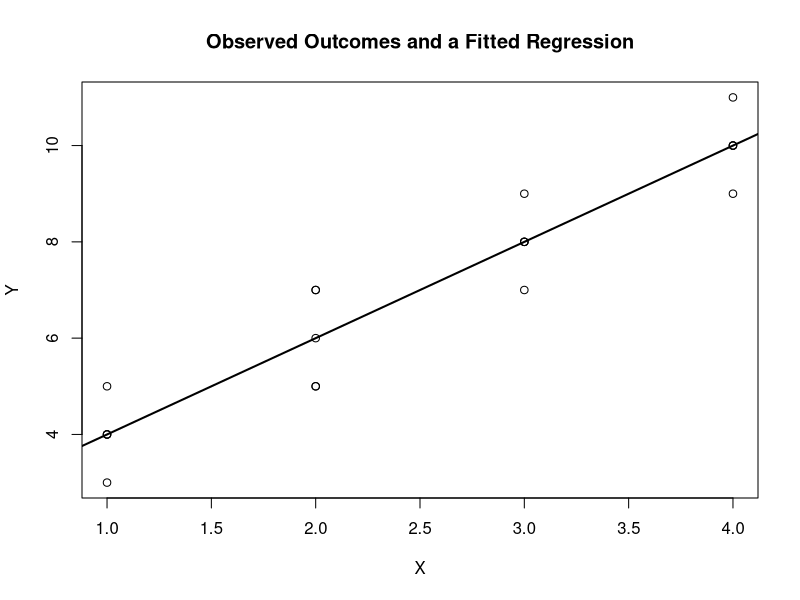
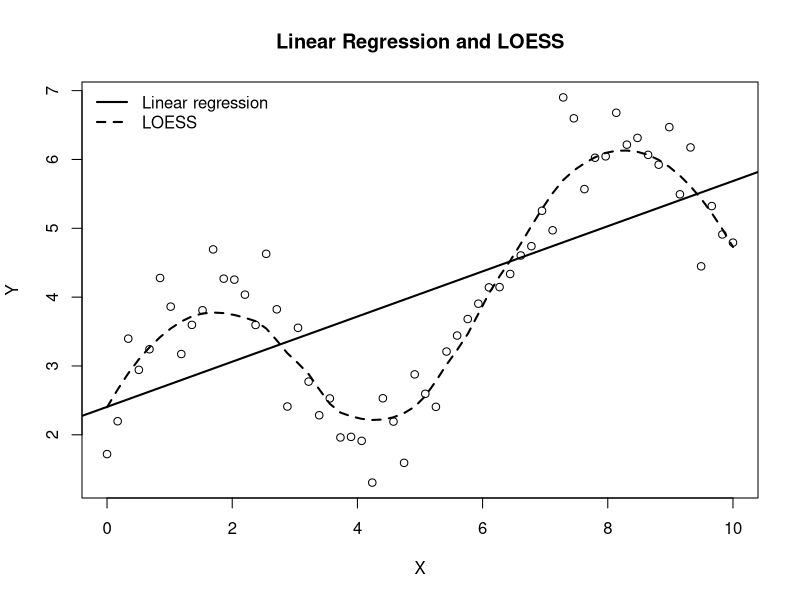
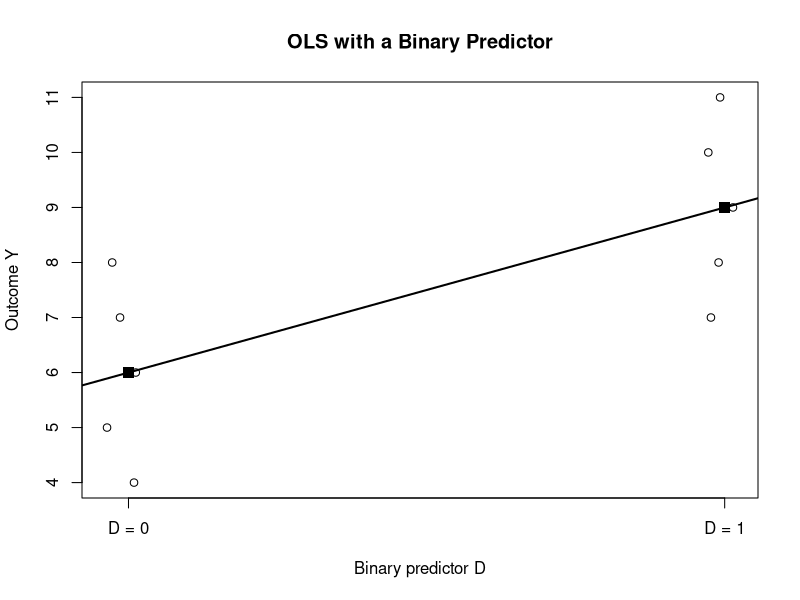
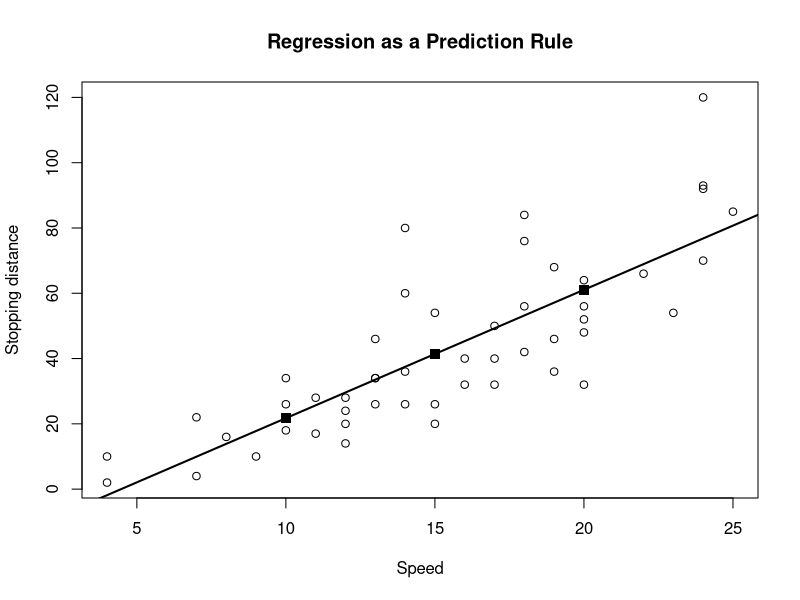
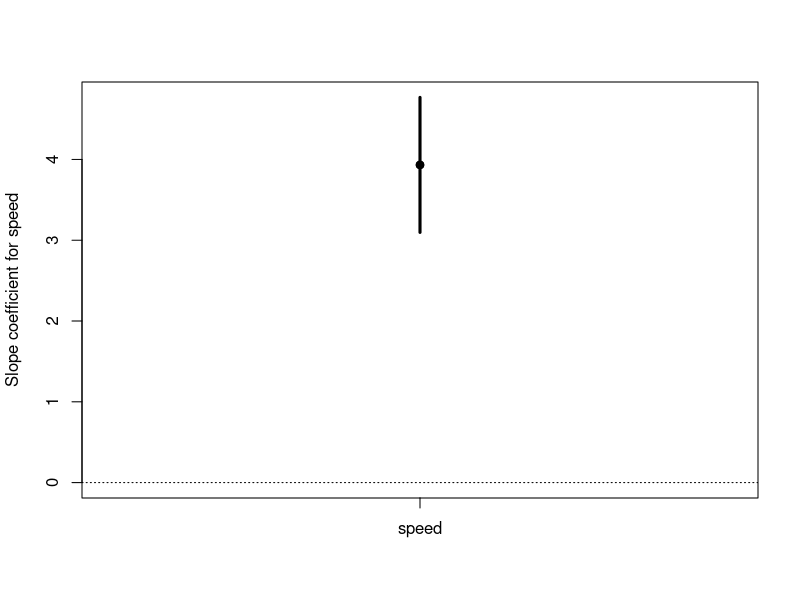
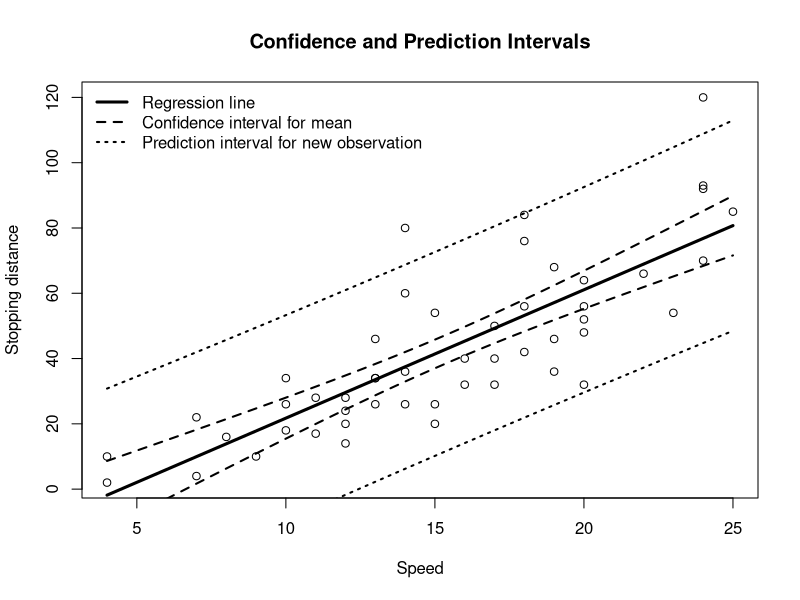
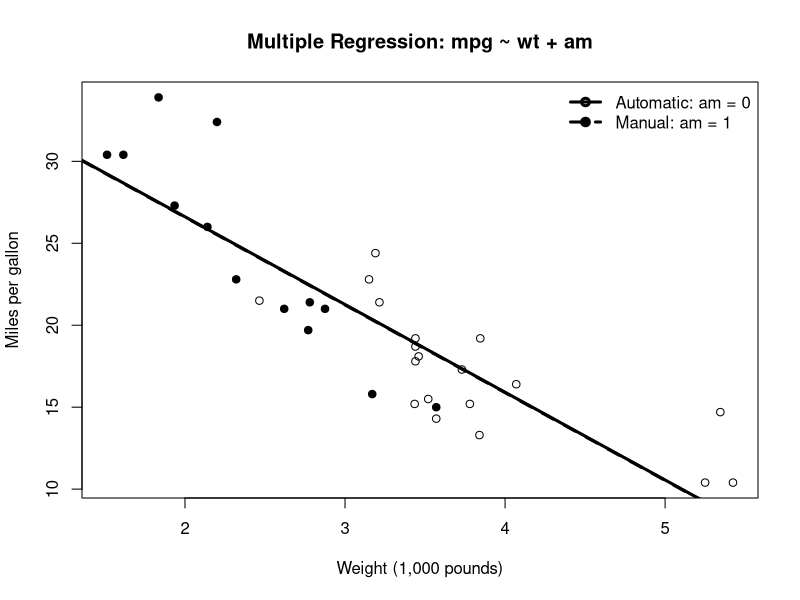
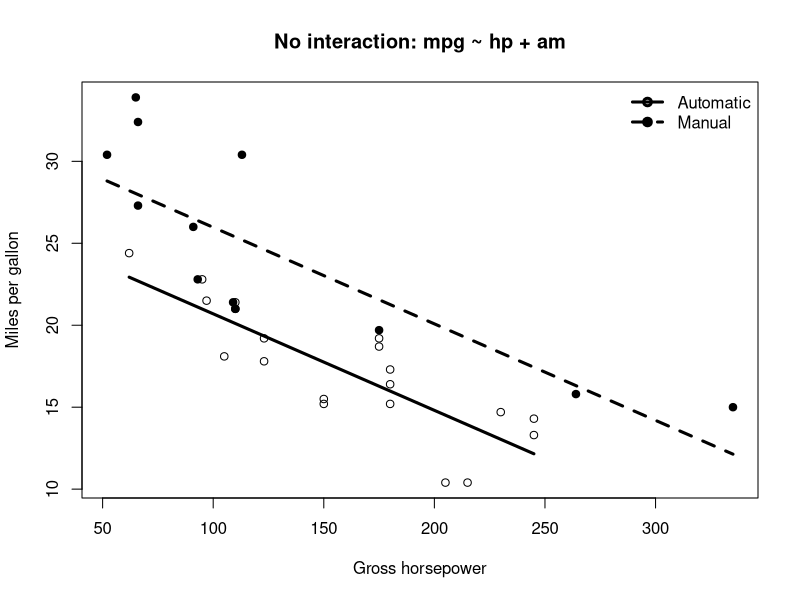

The R source for these figures, in order:
# Regression Analysis: Companion R Script
# Author: Alexis Diamond, PhD (assisted by Claude and ChatGPT)
# Version 0.9 --- August 26, 2026
# Generated from regression_companion.Rmd.
# Run from top to bottom. Uses base R grammar only.


# ---- ch1-conditional-means ----
x <- rep(c(1, 2, 3, 4), each = 5)
y <- c(3, 4, 4, 5, 4,
       5, 5, 6, 7, 7,
       7, 8, 8, 9, 8,
       9, 10, 11, 10, 10)

dat <- data.frame(x, y)

tapply(dat$y, dat$x, mean)

fit <- lm(y ~ x, data = dat)
summary(fit)

plot(
  dat$x,
  dat$y,
  xlab = "X",
  ylab = "Y",
  main = "Observed Outcomes and a Fitted Regression"
)
abline(fit, lwd = 2)

# ---- ch1-expectation-not-observable ----
# A binary outcome: 1 = employed, 0 = not employed.
employed <- c(1, 1, 1, 1, 0, 1, 1, 1, 0, 1)

mean(employed)   # 0.8

# Every person is a 0 or a 1, so no one has the value 0.8:
sort(unique(employed))

# For a binary Y the conditional mean IS the probability that Y = 1.
# A count outcome makes the same point:
visits <- c(7, 9, 10, 11, 14)
mean(visits)     # 10.2 -- not a possible number of visits

# ---- ch1-linear-loess ----
set.seed(123)

x <- seq(0, 10, length.out = 60)
y <- 2 + 0.35 * x + 1.5 * sin(x) + rnorm(60, sd = 0.5)

dat_curve <- data.frame(x, y)

fit_linear <- lm(y ~ x, data = dat_curve)
fit_loess <- loess(y ~ x, data = dat_curve, span = 0.60)

plot(
  dat_curve$x,
  dat_curve$y,
  xlab = "X",
  ylab = "Y",
  main = "Linear Regression and LOESS"
)
abline(fit_linear, lwd = 2)

ord <- order(dat_curve$x)
lines(
  dat_curve$x[ord],
  predict(fit_loess)[ord],
  lwd = 2,
  lty = 2
)

legend(
  "topleft",
  legend = c("Linear regression", "LOESS"),
  lty = c(1, 2),
  lwd = 2,
  bty = "n"
)

# ---- ch1-regression-families ----
set.seed(42)

# Continuous outcome
x_cont <- runif(200, 0, 10)
y_cont <- 4 + 2 * x_cont + rnorm(200, sd = 3)
dat_cont <- data.frame(x = x_cont, y_cont = y_cont)
fit_ols <- lm(y_cont ~ x, data = dat_cont)

# Binary outcome
x_binary <- runif(200, 0, 10)
p_binary <- 1 / (1 + exp(-(-3 + 0.6 * x_binary)))
y_binary <- rbinom(200, size = 1, prob = p_binary)
dat_binary <- data.frame(x = x_binary, y_binary = y_binary)
fit_logit <- glm(
  y_binary ~ x,
  family = binomial(link = "logit"),
  data = dat_binary
)

# Count outcome
x_count <- runif(200, 0, 5)
lambda <- exp(0.4 + 0.25 * x_count)
count <- rpois(200, lambda = lambda)
dat_count <- data.frame(x = x_count, count = count)
fit_pois <- glm(
  count ~ x,
  family = poisson(link = "log"),
  data = dat_count
)

# Flexible conditional-mean smoother
fit_loess <- loess(y ~ x, data = dat_curve)

summary(fit_ols)
summary(fit_logit)
summary(fit_pois)

# ---- ch1-count-zeros ----
# Zeros are ordinary observations in count data:
sum(dat_count$count == 0)
min(dat_count$count)

# But no fitted value is ever zero, because lambda = exp(X %*% beta) > 0 always:
lambda_hat <- fitted(fit_pois)
min(lambda_hat)

# The model never predicts zero; it assigns zero a probability.
# At the smallest fitted mean, P(Y = 0) = exp(-lambda):
exp(-min(lambda_hat))

# ---- ch2-binary-difference-means ----
D <- c(rep(0, 5), rep(1, 5))
Y <- c(4, 5, 6, 7, 8,
       7, 8, 9, 10, 11)

dat_binary_ols <- data.frame(D, Y)

fit_binary <- lm(Y ~ D, data = dat_binary_ols)
summary(fit_binary)
coef(fit_binary)

mean(dat_binary_ols$Y[dat_binary_ols$D == 0])
mean(dat_binary_ols$Y[dat_binary_ols$D == 1])
mean(dat_binary_ols$Y[dat_binary_ols$D == 1]) -
  mean(dat_binary_ols$Y[dat_binary_ols$D == 0])

# ---- ch2-binary-plot ----
plot(
  jitter(dat_binary_ols$D, amount = 0.04),
  dat_binary_ols$Y,
  xaxt = "n",
  xlab = "Binary predictor D",
  ylab = "Outcome Y",
  main = "OLS with a Binary Predictor"
)
axis(1, at = c(0, 1), labels = c("D = 0", "D = 1"))

abline(fit_binary, lwd = 2)
points(
  c(0, 1),
  c(
    mean(dat_binary_ols$Y[dat_binary_ols$D == 0]),
    mean(dat_binary_ols$Y[dat_binary_ols$D == 1])
  ),
  pch = 15,
  cex = 1.5
)

# ---- ch2-cars-predict ----
fit_cars <- lm(dist ~ speed, data = cars)
summary(fit_cars)
coef(fit_cars)

# Predictions for training observations
train_predictions <- predict(fit_cars)
head(data.frame(
  speed = cars$speed,
  observed_dist = cars$dist,
  predicted_dist = train_predictions
))

# Predictions for new cases
new_cases <- data.frame(speed = c(10, 15, 20))
new_cases$predicted_dist <- predict(
  fit_cars,
  newdata = new_cases
)
new_cases

# Reproduce predict() literally from the coefficients
b <- coef(fit_cars)
manual_predictions <- b[1] + b[2] * new_cases$speed
cbind(new_cases, manual_predictions = manual_predictions)

# ---- ch2-cars-prediction-plot ----
plot(
  cars$speed,
  cars$dist,
  xlab = "Speed",
  ylab = "Stopping distance",
  main = "Regression as a Prediction Rule"
)
abline(fit_cars, lwd = 2)
points(
  new_cases$speed,
  new_cases$predicted_dist,
  pch = 15,
  cex = 1.4
)

# ---- ch2-coefficient-ci ----
confint(fit_cars, level = 0.95)

coef_table <- summary(fit_cars)$coefficients
coef_table

b_speed <- coef_table["speed", "Estimate"]
se_speed <- coef_table["speed", "Std. Error"]

# Approximate 95% confidence interval
b_speed + c(-1, 1) * 2 * se_speed

# ---- ch2-rsquared ----
fit_cars <- lm(dist ~ speed, data = cars)

summary(fit_cars)$r.squared

mse_mean_only <- mean(
  (cars$dist - mean(cars$dist))^2
)

mse_model <- mean(
  (cars$dist - predict(fit_cars))^2
)

mse_mean_only
mse_model
1 - mse_model / mse_mean_only

# ---- ch2-irreducible-error ----
set.seed(7)

# The true DGP: Y = f(X) + epsilon, with f known to us only in a simulation.
f <- function(x) 2 + 0.8 * x
sigma <- 2

simulate_data <- function(n) {
  x <- runif(n, 0, 10)
  data.frame(x = x, y = f(x) + rnorm(n, sd = sigma))
}

# A large test set, used to measure out-of-sample prediction error.
test <- simulate_data(5000)

# The oracle: predict using the TRUE f. No model can beat this.
oracle_mse <- mean((test$y - f(test$x))^2)

# Fit on training samples of different sizes and score on the same test set.
test_mse_at <- function(n) {
  train <- simulate_data(n)
  fit <- lm(y ~ x, data = train)
  mean((test$y - predict(fit, newdata = test))^2)
}

round(
  c(
    irreducible = sigma^2,      # Var(epsilon): the floor
    oracle      = oracle_mse,   # the true f, estimated on nothing
    n_25        = test_mse_at(25),
    n_250       = test_mse_at(250),
    n_10000     = test_mse_at(10000)
  ),
  3
)

# ---- ch3-three-intervals ----
fit <- lm(dist ~ speed, data = cars)

# 1. Confidence intervals for regression coefficients
confint(fit)

# 2. Confidence interval for the conditional mean at speed = 15
predict(
  fit,
  newdata = data.frame(speed = 15),
  interval = "confidence"
)

# 3. Prediction interval for one new observation at speed = 15
predict(
  fit,
  newdata = data.frame(speed = 15),
  interval = "prediction"
)

# ---- ch3-vcov-naive-first-difference ----
fit <- lm(dist ~ speed, data = cars)

# The variance-covariance matrix: variances on the diagonal,
# covariances off it.
vcov(fit)

# As a correlation, the two estimates are nearly redundant:
cov2cor(vcov(fit))

# The off-diagonal entry is exactly -xbar * Var(beta1hat):
c(
  off_diagonal = vcov(fit)["(Intercept)", "speed"],
  formula      = -mean(cars$speed) * vcov(fit)["speed", "speed"]
)

# CORRECT interval for the conditional mean at speed = 15:
predict(fit, newdata = data.frame(speed = 15), interval = "confidence")

# NAIVE first difference: hold the intercept fixed and swing the slope
# across the ends of its own confidence interval.
coef(fit)[1] + confint(fit)["speed", ] * 15

# ---- ch3-variance-decomposition ----
V <- vcov(fit)
x <- 15

terms <- c(
  var_b0     = V[1, 1],
  x2_var_b1  = x^2 * V[2, 2],
  cross_term = 2 * x * V[1, 2]
)
terms
sum(terms)

# Standard errors: correct versus naive.
c(
  correct = sqrt(sum(terms)),
  naive   = x * sqrt(V[2, 2])
)

# The general formula, c' V c, reproduces what predict() reports:
cvec <- c(1, x)
sqrt(t(cvec) %*% V %*% cvec)

# ---- ch3-no-intercept-exact ----
fit0 <- lm(dist ~ speed - 1, data = cars)

vcov(fit0)   # a 1x1 matrix

predict(fit0, newdata = data.frame(speed = 15), interval = "confidence")

confint(fit0)["speed", ] * 15   # identical, to every printed digit

# ---- ch3-width-comparison ----
tq <- qt(0.975, df.residual(fit))
s  <- summary(fit)$sigma

naive_width <- function(x) 2 * tq * x * sqrt(V[2, 2])
ci_width    <- function(x) 2 * tq * sqrt(V[1, 1] + x^2 * V[2, 2] + 2 * x * V[1, 2])
pi_width    <- function(x) 2 * tq * sqrt(s^2 + V[1, 1] + x^2 * V[2, 2] + 2 * x * V[1, 2])

# The one x where the shortcut happens to be right:
# solve Var(b0) + 2x Cov = 0  =>  x* = mean(x^2) / (2 * mean(x))
xstar <- mean(cars$speed^2) / (2 * mean(cars$speed))

xs <- c(0, 5, xstar, mean(cars$speed), 20, 25, 100)
round(
  data.frame(
    x             = xs,
    naive         = naive_width(xs),
    correct_ci    = ci_width(xs),
    prediction    = pi_width(xs),
    naive_over_ci = naive_width(xs) / ci_width(xs)
  ),
  3
)

range(cars$speed)   # x* falls INSIDE the observed data

# ---- ch3-first-difference-boundary ----
# Simple model: the difference depends on beta1 alone, so both agree.
c(
  full  = sqrt(t(c(0, 5)) %*% vcov(fit) %*% c(0, 5)),
  naive = 5 * sqrt(vcov(fit)["speed", "speed"])
)

# Quadratic model: the same difference now loads on TWO coefficients.
fitq <- lm(dist ~ speed + I(speed^2), data = cars)
cq <- c(0, 20 - 15, 20^2 - 15^2)

c(
  full  = sqrt(t(cq) %*% vcov(fitq) %*% cq),
  naive = 5 * sqrt(vcov(fitq)["speed", "speed"]),
  corr  = cov2cor(vcov(fitq))["speed", "I(speed^2)"]
)

# ---- ch3-coefficient-ci-plot ----
fit <- lm(dist ~ speed, data = cars)

slope <- coef(fit)["speed"]
slope_ci <- confint(fit)["speed", ]

plot(
  1, slope,
  xlim = c(0.5, 1.5),
  ylim = range(c(0, slope_ci)),
  xaxt = "n",
  xlab = "",
  ylab = "Slope coefficient for speed",
  pch = 19
)

segments(
  x0 = 1,
  y0 = slope_ci[1],
  x1 = 1,
  y1 = slope_ci[2],
  lwd = 3
)

points(1, slope, pch = 19)
axis(1, at = 1, labels = "speed")
abline(h = 0, lty = 3)

# ---- ch3-interval-bands ----
fit <- lm(dist ~ speed, data = cars)

speed_grid <- data.frame(
  speed = seq(
    from = min(cars$speed),
    to = max(cars$speed),
    length.out = 200
  )
)

conf_band <- predict(
  fit,
  newdata = speed_grid,
  interval = "confidence",
  level = 0.95
)

pred_band <- predict(
  fit,
  newdata = speed_grid,
  interval = "prediction",
  level = 0.95
)

plot(
  cars$speed,
  cars$dist,
  xlab = "Speed",
  ylab = "Stopping distance",
  main = "Confidence and Prediction Intervals"
)

lines(speed_grid$speed, conf_band[, "fit"], lwd = 3)
lines(speed_grid$speed, conf_band[, "lwr"], lty = 2, lwd = 2)
lines(speed_grid$speed, conf_band[, "upr"], lty = 2, lwd = 2)
lines(speed_grid$speed, pred_band[, "lwr"], lty = 3, lwd = 2)
lines(speed_grid$speed, pred_band[, "upr"], lty = 3, lwd = 2)

legend(
  "topleft",
  legend = c(
    "Regression line",
    "Confidence interval for mean",
    "Prediction interval for new observation"
  ),
  lty = c(1, 2, 3),
  lwd = c(3, 2, 2),
  bty = "n"
)

# ---- ch3-same-center ----
fit <- lm(dist ~ speed, data = cars)

b <- coef(fit)

# Calculate the prediction literally from the coefficients
manual_prediction <- b[1] + b[2] * 15
manual_prediction

# Ask predict() for the point prediction
predict(
  fit,
  newdata = data.frame(speed = 15)
)

# ---- ch3-mtcars-multiple ----
fit_simple <- lm(mpg ~ am, data = mtcars)
fit_multiple <- lm(mpg ~ wt + am, data = mtcars)

coef(fit_simple)
coef(fit_multiple)

# Two cars with exactly the same weight
same_weight <- data.frame(
  wt = c(3, 3),
  am = c(0, 1)
)

predicted_mpg <- predict(
  fit_multiple,
  newdata = same_weight
)

predicted_mpg
predicted_mpg[2] - predicted_mpg[1]
coef(fit_multiple)["am"]

# Two cars with the same transmission, different weight
same_transmission <- data.frame(
  wt = c(3, 4),
  am = c(0, 0)
)

predicted_mpg <- predict(
  fit_multiple,
  newdata = same_transmission
)

predicted_mpg[2] - predicted_mpg[1]
coef(fit_multiple)["wt"]

# ---- ch3-multiple-plot ----
point_type <- ifelse(mtcars$am == 1, 19, 1)

plot(
  mtcars$wt,
  mtcars$mpg,
  pch = point_type,
  xlab = "Weight (1,000 pounds)",
  ylab = "Miles per gallon",
  main = "Multiple Regression: mpg ~ wt + am"
)

b <- coef(fit_multiple)
abline(a = b["(Intercept)"], b = b["wt"], lwd = 3)
abline(
  a = b["(Intercept)"] + b["am"],
  b = b["wt"],
  lwd = 3,
  lty = 2
)

legend(
  "topright",
  legend = c("Automatic: am = 0", "Manual: am = 1"),
  pch = c(1, 19),
  lty = c(1, 2),
  lwd = c(3, 3),
  bty = "n"
)

# ---- ch3-partial-association ----
fit_simple <- lm(mpg ~ am, data = mtcars)
fit_multiple <- lm(mpg ~ wt + am, data = mtcars)

# Step 1: the part of am that weight cannot linearly predict
am_resid <- resid(lm(am ~ wt, data = mtcars))

# Step 2: regress mpg on that leftover part
fit_partial <- lm(mpg ~ am_resid, data = mtcars)

coef(fit_simple)["am"]              # about 7.24
coef(fit_multiple)["am"]            # about -0.024
coef(fit_partial)["am_resid"]       # identical to the line above

# Transmission and weight are strongly related, so the leftover part
# of am is quite a different variable from am itself:
cor(mtcars$am, mtcars$wt)
summary(lm(am ~ wt, data = mtcars))$r.squared

# ---- ch3-sign-flip-decomposition ----
fit_short <- lm(mpg ~ am, data = mtcars)
fit_long <- lm(mpg ~ wt + am, data = mtcars)

gamma <- coef(fit_long)["wt"]                     # weight, long regression
delta <- coef(lm(wt ~ am, data = mtcars))["am"]   # slope of weight on am

coef(fit_long)["am"] + gamma * delta   # reproduces the short coefficient
coef(fit_short)["am"]

# ---- ch3-sign-flip-support ----
tapply(mtcars$wt, mtcars$am, range)

# Cars inside the weight range where both groups are observed
with(mtcars, table(am, in_overlap = wt >= 2.465 & wt <= 3.570))

# ---- ch3-sign-flip-specifications ----
c(
  am_only        = coef(lm(mpg ~ am, data = mtcars))["am"],
  plus_wt        = coef(lm(mpg ~ am + wt, data = mtcars))["am"],
  plus_wt_hp     = coef(lm(mpg ~ am + wt + hp, data = mtcars))["am"],
  plus_wt_qsec   = coef(lm(mpg ~ am + wt + qsec, data = mtcars))["am"],
  plus_wt_hp_cyl = coef(lm(mpg ~ am + wt + hp + factor(cyl),
                           data = mtcars))["am"]
)

# ---- ch3-interaction-centering ----
fit_interaction <- lm(mpg ~ wt * am, data = mtcars)
summary(fit_interaction)

mtcars_for_example <- mtcars
mtcars_for_example$wt_centered <-
  mtcars_for_example$wt - mean(mtcars_for_example$wt)

fit_interaction_centered <- lm(
  mpg ~ wt_centered * am,
  data = mtcars_for_example
)
summary(fit_interaction_centered)

# ---- ch3-interaction-gap-by-weight ----
b <- coef(fit_interaction)

# Fitted manual-minus-automatic difference at a given weight
gap_at <- function(w) b["am"] + b["wt:am"] * w
gap_at(c(2.5, 3.0, 3.5))

# The weight at which the two fitted lines cross
-b["am"] / b["wt:am"]

# ---- ch3-omitted-confounder-coverage ----
set.seed(11)

alpha1 <- 2.00   # the causal effect of x on y
alpha2 <- 0.15   # the effect of the omitted confounder z on y

one_study <- function(n) {
  z <- rnorm(n)
  x <- 0.7 * z + rnorm(n)                      # x and z are related
  y <- 1 + alpha1 * x + alpha2 * z + rnorm(n)
  fit <- lm(y ~ x)                             # z omitted
  ci <- confint(fit)["x", ]
  c(est = unname(coef(fit)["x"]),
    lower = unname(ci[1]),
    upper = unname(ci[2]))
}

# What the short regression actually targets: beta1 = alpha1 + alpha2 * delta1,
# where delta1 is the population slope of z on x.
delta1 <- 0.7 / (0.7^2 + 1)
beta1 <- alpha1 + alpha2 * delta1
beta1

coverage <- function(n, reps = 2000) {
  out <- replicate(reps, one_study(n))
  c(n                 = n,
    mean_estimate     = mean(out["est", ]),
    covers_causal     = mean(out["lower", ] <= alpha1 & out["upper", ] >= alpha1),
    covers_projection = mean(out["lower", ] <= beta1  & out["upper", ] >= beta1))
}

round(rbind(coverage(100), coverage(1000), coverage(10000)), 4)

# ---- ch4-functional-form ----
set.seed(9)

x <- seq(1, 10, length.out = 100)
y <- 5 + 2 * x - 0.25 * x^2 + rnorm(100, sd = 1.5)
dat_functional <- data.frame(x, y)

fit_linear <- lm(y ~ x, data = dat_functional)
fit_quadratic <- lm(y ~ x + I(x^2), data = dat_functional)
fit_cubic <- lm(y ~ x + I(x^2) + I(x^3), data = dat_functional)
fit_logx <- lm(y ~ log(x), data = dat_functional)

summary(fit_linear)$r.squared
summary(fit_quadratic)$r.squared
summary(fit_cubic)$r.squared
summary(fit_logx)$r.squared

# ---- ch4-additive-parallel ----
fit_additive_hp <- lm(mpg ~ hp + am, data = mtcars)
summary(fit_additive_hp)

# One slope on hp serves both groups, so the fitted lines can differ
# only by a constant vertical shift -- the coefficient on am.
coef(fit_additive_hp)

# Here the restriction costs almost nothing: allowing the slopes to
# differ returns an interaction estimate of essentially zero.
coef(lm(mpg ~ hp * am, data = mtcars))["hp:am"]

# ---- ch4-additive-parallel-plot ----
plot(
  mtcars$hp,
  mtcars$mpg,
  pch = ifelse(mtcars$am == 0, 1, 19),
  xlab = "Gross horsepower",
  ylab = "Miles per gallon",
  main = "No interaction: mpg ~ hp + am"
)

auto_hp <- seq(
  min(mtcars$hp[mtcars$am == 0]),
  max(mtcars$hp[mtcars$am == 0]),
  length.out = 100
)

manual_hp <- seq(
  min(mtcars$hp[mtcars$am == 1]),
  max(mtcars$hp[mtcars$am == 1]),
  length.out = 100
)

auto_pred <- predict(
  fit_additive_hp,
  newdata = data.frame(hp = auto_hp, am = 0)
)

manual_pred <- predict(
  fit_additive_hp,
  newdata = data.frame(hp = manual_hp, am = 1)
)

lines(auto_hp, auto_pred, lwd = 3)
lines(manual_hp, manual_pred, lwd = 3, lty = 2)

legend(
  "topright",
  legend = c("Automatic", "Manual"),
  pch = c(1, 19),
  lty = c(1, 2),
  lwd = c(3, 3),
  bty = "n"
)

# ---- ch4-mtcars-interaction ----
fit_additive <- lm(mpg ~ wt + am, data = mtcars)
fit_interaction <- lm(mpg ~ wt * am, data = mtcars)

summary(fit_additive)
summary(fit_interaction)

# ---- ch4-interaction-plot ----
plot(
  mtcars$wt,
  mtcars$mpg,
  pch = ifelse(mtcars$am == 0, 1, 19),
  xlab = "Weight (1,000 pounds)",
  ylab = "Miles per gallon",
  main = "Interaction: mpg ~ wt * am"
)

auto_wt <- seq(
  min(mtcars$wt[mtcars$am == 0]),
  max(mtcars$wt[mtcars$am == 0]),
  length.out = 100
)

manual_wt <- seq(
  min(mtcars$wt[mtcars$am == 1]),
  max(mtcars$wt[mtcars$am == 1]),
  length.out = 100
)

auto_pred <- predict(
  fit_interaction,
  newdata = data.frame(wt = auto_wt, am = 0)
)

manual_pred <- predict(
  fit_interaction,
  newdata = data.frame(wt = manual_wt, am = 1)
)

lines(auto_wt, auto_pred, lwd = 3)
lines(manual_wt, manual_pred, lwd = 3, lty = 2)

legend(
  "topright",
  legend = c("Automatic", "Manual"),
  pch = c(1, 19),
  lty = c(1, 2),
  lwd = c(3, 3),
  bty = "n"
)

# ---- ch4-gap-data ----
set.seed(26)

x_left <- runif(35, min = 1, max = 4)
x_right <- runif(35, min = 7, max = 10)
x <- c(x_left, x_right)

y <- c(
  2 + 3 * x_left + rnorm(35, mean = 0, sd = 0.5),
  28 - x_right + rnorm(35, mean = 0, sd = 0.5)
)

gap_data <- data.frame(x = x, y = y)

fit_linear <- lm(y ~ x, data = gap_data)
fit_quadratic <- lm(y ~ x + I(x^2), data = gap_data)

new_point <- data.frame(x = 5.5)
predict(fit_linear, newdata = new_point)
predict(fit_quadratic, newdata = new_point)

# ---- ch4-gap-plot ----
x_grid <- seq(1, 10, length.out = 300)
new_grid <- data.frame(x = x_grid)

linear_hat <- predict(fit_linear, newdata = new_grid)
quadratic_hat <- predict(fit_quadratic, newdata = new_grid)

plot(
  gap_data$x,
  gap_data$y,
  xlab = "X",
  ylab = "Y",
  main = "Interpolation Across a Gap in the Training Data",
  pch = 19
)

rect(
  xleft = 4,
  ybottom = par("usr")[3],
  xright = 7,
  ytop = par("usr")[4],
  density = 12,
  angle = 45,
  border = NA
)

points(gap_data$x, gap_data$y, pch = 19)
lines(x_grid, linear_hat, lwd = 3)
lines(x_grid, quadratic_hat, lwd = 3, lty = 2)
abline(v = c(4, 7), lty = 3)

points(
  5.5,
  predict(fit_linear, newdata = data.frame(x = 5.5)),
  pch = 1,
  cex = 1.5,
  lwd = 2
)

points(
  5.5,
  predict(fit_quadratic, newdata = data.frame(x = 5.5)),
  pch = 2,
  cex = 1.5,
  lwd = 2
)

legend(
  "topleft",
  legend = c(
    "Linear fit",
    "Quadratic fit",
    "Gap with no training observations"
  ),
  lty = c(1, 2, NA),
  lwd = c(3, 3, NA),
  fill = c(NA, NA, "black"),
  density = c(0, 0, 35),
  angle = 45,
  border = c(NA, NA, "black"),
  bty = "n"
)

# ---- ch4-faithful-models ----
fit_linear <- lm(waiting ~ eruptions, data = faithful)
fit_quadratic <- lm(
  waiting ~ eruptions + I(eruptions^2),
  data = faithful
)
fit_cubic <- lm(
  waiting ~ eruptions + I(eruptions^2) + I(eruptions^3),
  data = faithful
)

summary(fit_linear)$r.squared
summary(fit_quadratic)$r.squared
summary(fit_cubic)$r.squared

new_case <- data.frame(eruptions = 7)
predict(fit_linear, newdata = new_case)
predict(fit_quadratic, newdata = new_case)
predict(fit_cubic, newdata = new_case)

# ---- ch4-faithful-plot ----
x_grid <- seq(1.4, 7, length.out = 300)
new_grid <- data.frame(eruptions = x_grid)

plot(
  faithful$eruptions,
  faithful$waiting,
  xlim = c(1.4, 7),
  ylim = c(15, 115),
  xlab = "Eruption duration (minutes)",
  ylab = "Waiting time (minutes)",
  main = "Functional Form and Extrapolation"
)

lines(x_grid, predict(fit_linear, newdata = new_grid), lwd = 3)
lines(
  x_grid,
  predict(fit_quadratic, newdata = new_grid),
  lwd = 3,
  lty = 2
)
lines(
  x_grid,
  predict(fit_cubic, newdata = new_grid),
  lwd = 3,
  lty = 3
)

abline(v = max(faithful$eruptions), lty = 2)

legend(
  "topleft",
  legend = c("Linear", "Quadratic", "Cubic"),
  lty = c(1, 2, 3),
  lwd = c(3, 3, 3),
  bty = "n"
)

# ---- ch4-loess-extrapolation ----
fit_loess <- loess(waiting ~ eruptions, data = faithful)

predict(
  fit_loess,
  newdata = data.frame(eruptions = c(2, 4, 7))
)

# ---- ch4-support-comparison ----
fit_interaction <- lm(mpg ~ wt * am, data = mtcars)

predict(
  fit_interaction,
  newdata = data.frame(
    wt = c(5, 5),
    am = c(0, 1)
  )
)

range(mtcars$wt[mtcars$am == 0])
range(mtcars$wt[mtcars$am == 1])

# ---- ch5-observational-data ----
x_control <- rep(0:8, each = 3)
x_treated <- rep(5:16, each = 3)

noise_control <- rep(c(-1, 0, 1), times = 9)
noise_treated <- rep(c(-1, 0, 1), times = 12)

Y0_control <- 5 + x_control + 0.4 * x_control^2 + noise_control
Y0_treated <- 5 + x_treated + 0.4 * x_treated^2 + noise_treated

D <- c(
  rep(0, length(x_control)),
  rep(1, length(x_treated))
)

x <- c(x_control, x_treated)
Y <- c(Y0_control, Y0_treated + 6)

causal_dat <- data.frame(Y, D, x)

# ---- ch5-model-dependence ----
fit_linear_adjustment <- lm(
  Y ~ D + x,
  data = causal_dat
)

fit_quadratic_adjustment <- lm(
  Y ~ D + x + I(x^2),
  data = causal_dat
)

coef(fit_linear_adjustment)["D"]
coef(fit_quadratic_adjustment)["D"]

# ---- ch5-model-dependence-plot ----
# Predicted untreated outcome for treated units at x = 12
predict(fit_linear_adjustment, newdata = data.frame(D = 0, x = 12))
predict(fit_quadratic_adjustment, newdata = data.frame(D = 0, x = 12))

# Draw a group's fitted function in black over [from, to],
# its observed support, and in grey elsewhere (extrapolation)
draw_fit <- function(fit, d, from, to, lty) {
  full <- seq(0, 16, length.out = 200)
  supported <- seq(from, to, length.out = 100)
  lines(
    full,
    predict(fit, newdata = data.frame(D = d, x = full)),
    col = "grey60",
    lty = lty
  )
  lines(
    supported,
    predict(fit, newdata = data.frame(D = d, x = supported)),
    lwd = 2,
    lty = lty
  )
}

plot_adjustment <- function(fit, title) {
  plot(
    causal_dat$x,
    causal_dat$Y,
    type = "n",
    ylim = c(-20, 135),
    xlab = "Confounder X",
    ylab = "Outcome Y",
    main = title
  )
  rect(5, -30, 8, 145, col = "grey90", border = NA)
  points(
    causal_dat$x,
    causal_dat$Y,
    pch = ifelse(causal_dat$D == 1, 19, 1)
  )
  draw_fit(fit, d = 0, from = 0, to = 8, lty = 1)    # controls
  draw_fit(fit, d = 1, from = 5, to = 16, lty = 2)   # treated
}

par(mfrow = c(1, 2))
plot_adjustment(fit_linear_adjustment, "Linear adjustment")
plot_adjustment(fit_quadratic_adjustment, "Quadratic adjustment")
par(mfrow = c(1, 1))

# ---- ch5-overlap-restriction ----
overlap_dat <- causal_dat[
  causal_dat$x >= 5 & causal_dat$x <= 8,
]

fit_linear_overlap <- lm(
  Y ~ D + x,
  data = overlap_dat
)

fit_quadratic_overlap <- lm(
  Y ~ D + x + I(x^2),
  data = overlap_dat
)

coef(fit_linear_overlap)["D"]
coef(fit_quadratic_overlap)["D"]

# ---- ch5-overlap-plot ----
plot(
  causal_dat$x,
  causal_dat$Y,
  pch = ifelse(causal_dat$D == 1, 19, 1),
  xlab = "Confounder X",
  ylab = "Observed outcome Y",
  main = "Limited Overlap in an Observational Study"
)

abline(v = 5, lty = 3)
abline(v = 8, lty = 3)

legend(
  "topleft",
  legend = c("Control", "Treated", "Overlap: X = 5 to 8"),
  pch = c(1, 19, NA),
  lty = c(NA, NA, 3),
  bty = "n"
)

# ---- ch5-balanced-rct ----
x <- rep(0:16, each = 6)
D <- rep(c(0, 0, 0, 1, 1, 1), times = 17)
noise <- rep(c(-1, 0, 1, -1, 0, 1), times = 17)

Y0 <- 5 + x + 0.4 * x^2 + noise
Y <- Y0 + 6 * D

rct_dat <- data.frame(Y, D, x)

# Difference in means = treatment-only OLS coefficient
mean(rct_dat$Y[rct_dat$D == 1]) -
  mean(rct_dat$Y[rct_dat$D == 0])

fit_rct_simple <- lm(Y ~ D, data = rct_dat)
fit_rct_linear <- lm(Y ~ D + x, data = rct_dat)
fit_rct_quadratic <- lm(Y ~ D + x + I(x^2), data = rct_dat)

coef(fit_rct_simple)["D"]
coef(fit_rct_linear)["D"]
coef(fit_rct_quadratic)["D"]

# ---- ch5-balanced-rct-plot ----
x_grid <- seq(0, 16, length.out = 200)

plot(
  rct_dat$x,
  rct_dat$Y,
  pch = ifelse(rct_dat$D == 1, 19, 1),
  ylim = c(-20, 135),
  xlab = "Pretreatment covariate X",
  ylab = "Observed outcome Y",
  main = "A Balanced Randomized Design"
)

lines(
  x_grid,
  predict(fit_rct_linear, newdata = data.frame(D = 0, x = x_grid)),
  lwd = 2
)
lines(
  x_grid,
  predict(fit_rct_linear, newdata = data.frame(D = 1, x = x_grid)),
  lwd = 2,
  lty = 2
)

legend(
  "topleft",
  legend = c(
    "Control",
    "Treated",
    "Linear adjustment, control",
    "Linear adjustment, treated"
  ),
  pch = c(1, 19, NA, NA),
  lty = c(NA, NA, 1, 2),
  lwd = c(NA, NA, 2, 2),
  bty = "n"
)
